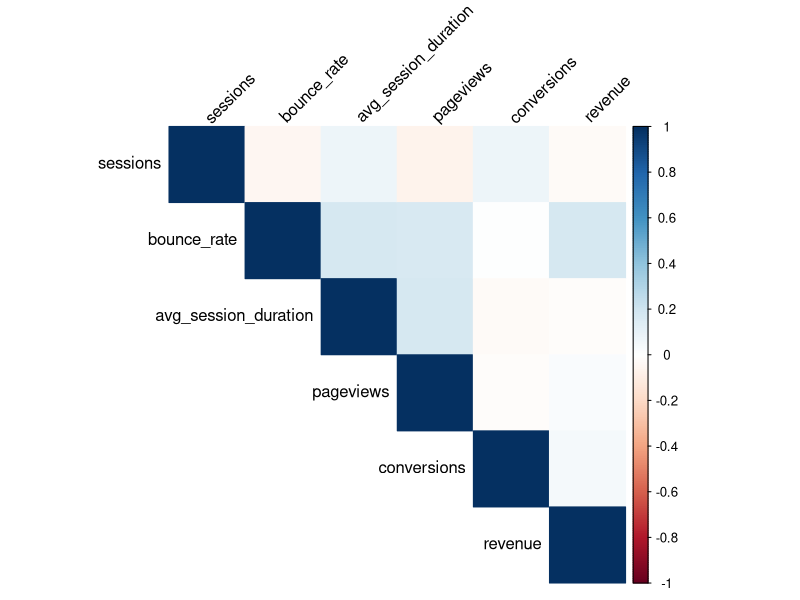
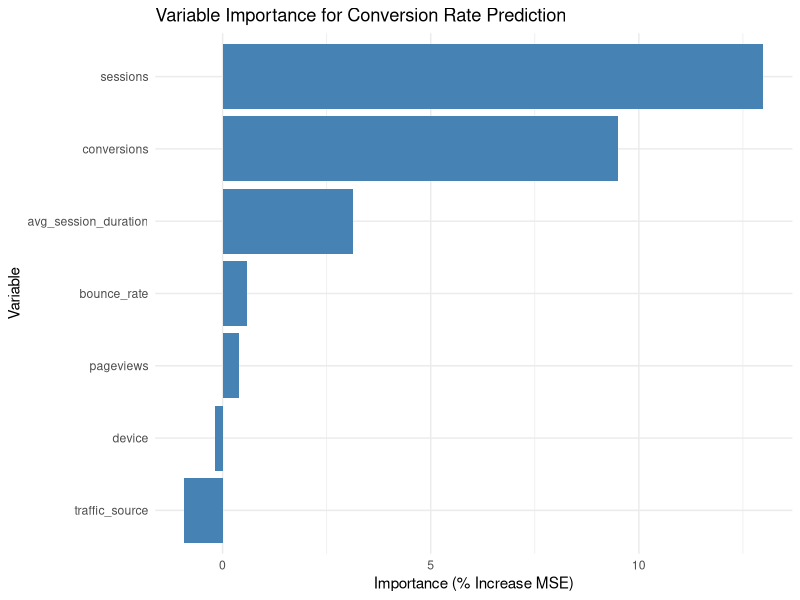

The R source for these figures, in order:
# Comprehensive Analysis
library(dplyr)
library(ggplot2)
library(tidyr)
library(scales)

# Load data
web_data <- read.csv("comprehensive_website_data.csv")
web_data$date <- as.Date(web_data$date)

# 1. Create summary dashboard metrics
dashboard_metrics <- web_data %>%
  summarise(
    total_sessions = sum(sessions),
    total_conversions = sum(conversions),
    total_revenue = sum(revenue),
    avg_bounce_rate = mean(bounce_rate),
    conversion_rate = sum(conversions) / sum(sessions),
    revenue_per_session = sum(revenue) / sum(sessions)
  )

# 2. Multi-dimensional analysis
# By device and traffic source
device_source_analysis <- web_data %>%
  group_by(device, traffic_source) %>%
  summarise(
    sessions = sum(sessions),
    conversions = sum(conversions),
    revenue = sum(revenue),
    conv_rate = sum(conversions) / sum(sessions),
    avg_order_value = sum(revenue) / sum(conversions),
    .groups = "drop"  # This removes the grouping after summarise
  ) %>%
  filter(!is.na(avg_order_value) & !is.infinite(avg_order_value))

# 3. Time series analysis with multiple metrics
time_series_data <- web_data %>%
  group_by(date) %>%
  summarise(
    sessions = sum(sessions),
    conversions = sum(conversions),
    revenue = sum(revenue),
    bounce_rate = mean(bounce_rate)
  ) %>%
  mutate(
    conv_rate = conversions / sessions,
    revenue_per_session = revenue / sessions
  )

# 4. Correlation heatmap
library(corrplot)
correlation_data <- web_data %>%
  select(sessions, bounce_rate, avg_session_duration, 
         pageviews, conversions, revenue)

cor_matrix <- cor(correlation_data, use = "complete.obs")
corrplot(cor_matrix, method = "color", type = "upper",
         tl.col = "black", tl.srt = 45)

# 5. Predictive modeling for conversions
library(caret)
library(randomForest)

# Prepare data for modeling
model_data <- web_data %>%
  mutate(conversion_rate = conversions / sessions) %>%
  select(-date, -revenue)

# Split data
set.seed(123)
train_index <- createDataPartition(model_data$conversion_rate, p = 0.8, list = FALSE)
train_data <- model_data[train_index, ]
test_data <- model_data[-train_index, ]

# Train random forest model
rf_model <- randomForest(conversion_rate ~ ., 
                         data = train_data, 
                         ntree = 100,
                         importance = TRUE)

# Variable importance
importance_df <- as.data.frame(importance(rf_model))
importance_df$variable <- rownames(importance_df)

ggplot(importance_df, aes(x = reorder(variable, `%IncMSE`), y = `%IncMSE`)) +
  geom_bar(stat = "identity", fill = "steelblue") +
  coord_flip() +
  labs(title = "Variable Importance for Conversion Rate Prediction",
       x = "Variable", y = "Importance (% Increase MSE)") +
  theme_minimal()

# 6. Create comprehensive report
generate_report <- function(data) {
  report <- list()
  
  report$summary <- data %>%
    summarise(
      total_sessions = sum(sessions),
      total_conversions = sum(conversions),
      overall_cr = sum(conversions) / sum(sessions),
      total_revenue = sum(revenue)
    )
  
  report$top_performing_source <- data %>%
    group_by(traffic_source) %>%
    summarise(conv_rate = sum(conversions) / sum(sessions)) %>%
    arrange(desc(conv_rate)) %>%
    slice(1)
  
  report$recommendations <- c(
    paste("Focus on", report$top_performing_source$traffic_source, 
          "traffic which has the highest conversion rate of", 
          round(report$top_performing_source$conv_rate, 2), "%"),
    "Optimize mobile experience to reduce bounce rate",
    "Implement retargeting campaigns for high-bounce segments"
  )
  
  return(report)
}

website_report <- generate_report(web_data)
